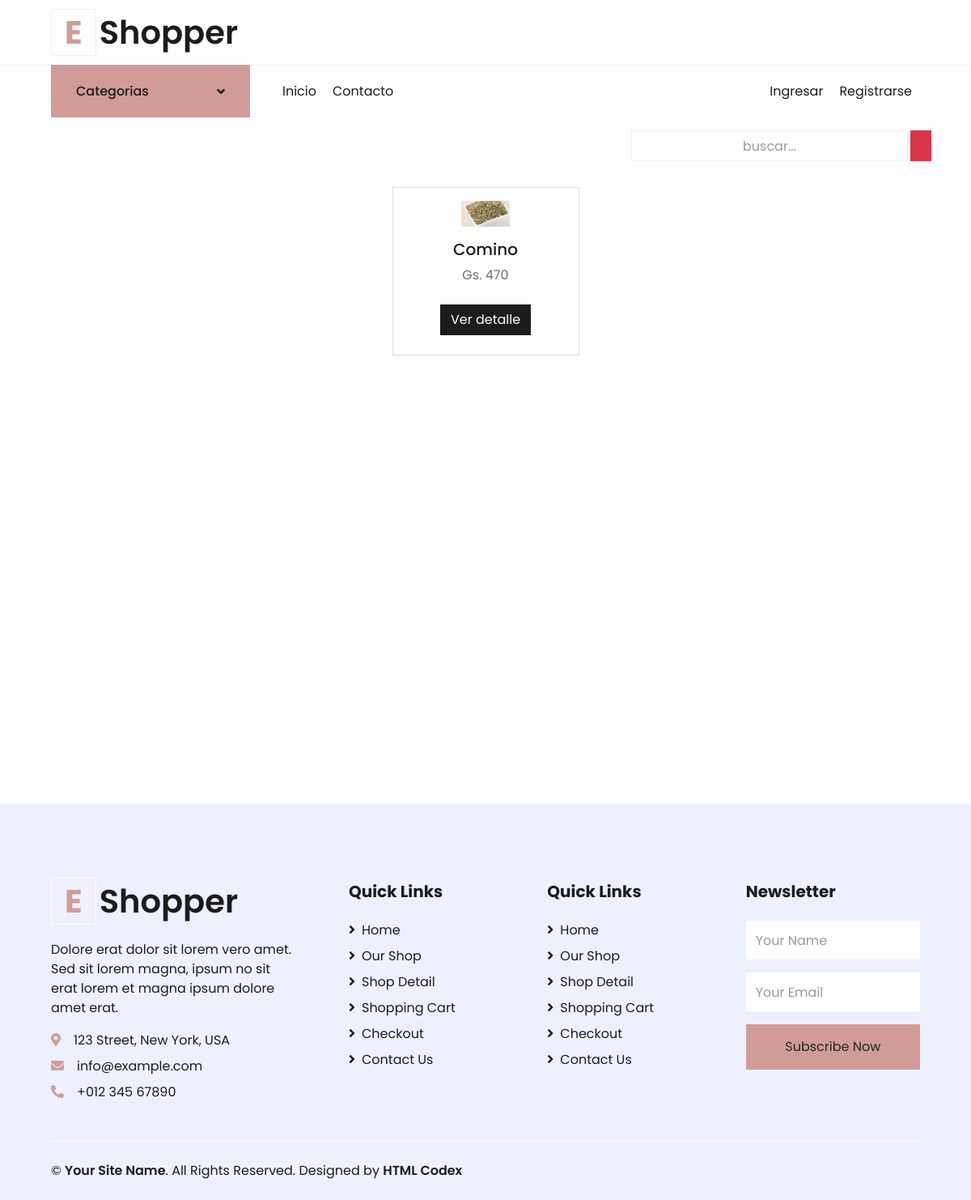
The app's page /, older data.
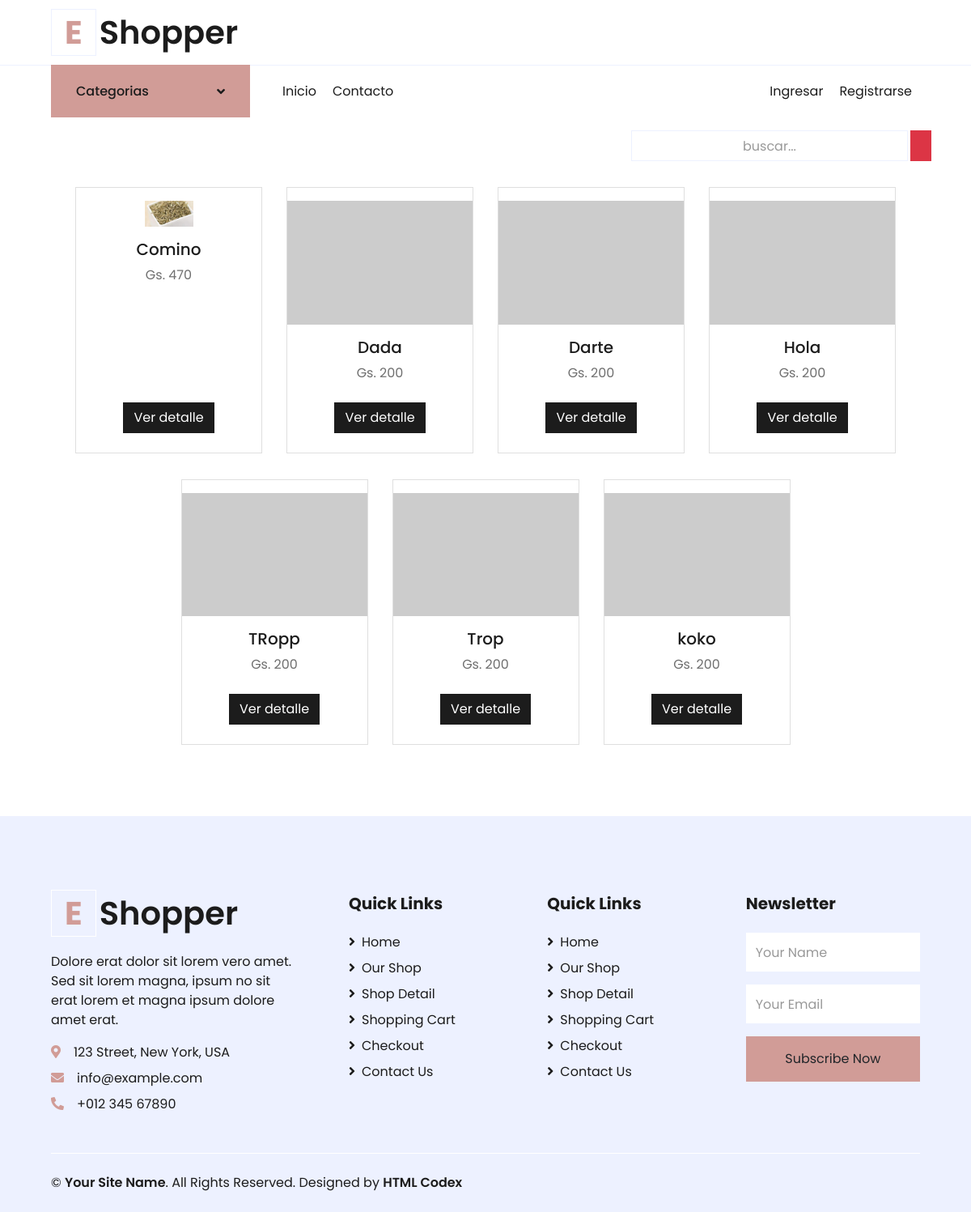
The same page, newer data.
### DistribuidoraApp/models.py (models this page shows, shortened)
class Productos(models.Model):
    nombre = models.CharField(max_length=100)
    imagen = models.ImageField(upload_to='imgproductos/%Y/%m/%d', blank=True)
    descripcion = models.CharField(max_length=500)
    precio = models.IntegerField()
    stock = models.IntegerField(null=True, default=0)
    categoria = models.ForeignKey(Categorias, on_delete=models.PROTECT)
    oferta = models.BooleanField(default=False)
    class Meta:
        db_table = 'productos'
        verbose_name = 'Producto'
        verbose_name_plural = 'Productos'
        ordering = ['id']

### DistribuidoraApp/views.py (the view)
# urls.py: path('', inicio, name="inicio"),
def inicio(request):
    busqueda = request.POST.get("buscador")
    product_list = Productos.objects.order_by('nombre')
    page = request.GET.get('page', 1)
    if busqueda:
        product_list = Productos.objects.filter(
            Q(nombre__icontains = busqueda) |
            Q(descripcion__icontains = busqueda)
        ).distinct()
    try:
        paginator = Paginator(product_list, 12)
        product_list = paginator.page(page)
    except:
        raise Http404
    data = {'entity': product_list,
            'paginator': paginator
    }
    return render(request, 'DistribuidoraApp/index.html', data)

### DistribuidoraApp/context_processors.py (called while the page is built)
def extras(request):
	lista_categorias = Categorias.objects.all().order_by('nombre')
	return {'categorias':lista_categorias}

### DistribuidoraApp/templates/DistribuidoraApp/index.html (shortened to what this page needs)
{% extends 'DistribuidoraApp/base.html' %}
{% load static %}
{% block contenidoPagina %}
<div class="min-vh-100 d-flex flex-colum pb-3">
    <div class="container">
        <div class="pt-3">
            <form class="d-flex d-md-inlne-block form-inline justify-content-end" method="POST" action="">
                <div class="input-group">
                    <input type="text" class="form-control bg-light border-1 small text-center" name="buscador" placeholder="buscar..." value="{{ request.POST.buscador }}">
                    <div class="input-group-append">
                        <button class="btn btn-danger mx-1" type="submit">
                </button>
                    </div>
                </div>
            </form>
        </div>
        <section class="py-2">
            <div class="container px-4 px-lg-5 mt-2 animate__animated animate__fadeIn animate__delay-0.3s">
                <div class="row gx-4 gx-lg-5 row-cols-2 row-cols-md-3 row-cols-xl-4 justify-content-center">
                    {% if entity %} {% for producto in entity %}
                    <div class="col my-3">
                        <div class="card h-100 text-center py-3">
                            {% if producto.imagen %}
                            <img class="mx-auto d-block img-fluid" src="{{ producto.imagen.url }}" alt="producto" width="60px%" /> {% else %}
                            <img class="card-img-top" src="https://dummyimage.com/450x300/dee2e6/6c757d.jpg" alt="sinImagen" /> {% endif %}
                            {% load humanize %}
                            <div class="card-body p-3">
                                <div class="text-center">
                                    <h5 class="fw-bolder">{{ producto.nombre }}</h5>
                                    Gs. {{ producto.precio | intcomma }}
                                </div>
                            </div>
                            <div class="card-footer p-2 pt-2 border-top-0 bg-transparent">
                                <div class="text-center">
                                    <a class="btn btn-dark mt-auto" href="">Ver detalle</a>
                                </div>
                            </div>
                        </div>
                    </div>
                    {% endfor %} {% else %}
                    <div class="text-center text-warning">
                        <h3> No se encontraron Productos!!</h3>
                    </div>
                    {% endif %}
                </div>
            </div>
        </section>
    </div>
</div>
{% endblock %}

### DistribuidoraApp/templates/DistribuidoraApp/base.html (shortened to what this page needs)
{% load static %}
<!DOCTYPE html>
<html lang="en">
<head>
    <link href="https://cdnjs.cloudflare.com/ajax/libs/font-awesome/5.10.0/css/all.min.css" rel="stylesheet">
    <link href="{% static 'lib/owlcarousel/assets/owl.carousel.min.css' %}" rel="stylesheet">
    <link href="{% static 'css/style.css' %}" rel="stylesheet">
</head>
<body>
    <div class="container-fluid">
        <div class="row align-items-center py-3 px-xl-5">
            <div class="col-lg-3 d-none d-lg-block">
                <a href="" class="text-decoration-none">
                    <h1 class="m-0 display-5 font-weight-semi-bold"><span class="text-primary font-weight-bold border px-3 mr-1">E</span>Shopper</h1>
                </a>
            </div>
        </div>
    </div>
    <div class="container-fluid">
        <div class="row border-top px-xl-5">
            <div class="col-lg-3 d-none d-lg-block">
                <a class="btn shadow-none d-flex align-items-center justify-content-between bg-primary text-white w-100" data-toggle="collapse" href="#navbar-vertical" style="height: 65px; margin-top: -1px; padding: 0 30px;">
                    <h6 class="m-0">Categorias</h6>
                    <i class="fa fa-angle-down text-dark"></i>
                </a>
            </div>
            <div class="col-lg-9">
                <nav class="navbar navbar-expand-lg bg-light navbar-light py-3 py-lg-0 px-0">
                    <div class="collapse navbar-collapse justify-content-between" id="navbarCollapse">
                        <div class="navbar-nav mr-auto py-0">
                            <a href="{% url 'inicio' %}" class="nav-item nav-link">Inicio</a>
                            <a href="contact.html" class="nav-item nav-link">Contacto</a>
                        </div>
                        <div class="navbar-nav ml-auto py-0">
                            {% if user.is_authenticated %}
                            <p class="text-dark my-3 mx-2"> Hola, <b>{{user.username}}</b>!</p>
                            <a href="{% url 'logout' %}" class="nav-item nav-link">Cerrar sesión</a>
                            {% else %}
                            <a href="{% url 'login' %}" class="nav-item nav-link">Ingresar</a>
                            <a href="{% url 'register' %}" class="nav-item nav-link">Registrarse</a>
                            {% endif%}
                        </div>
                    </div>
                </nav>
            </div>
        </div>
    </div>
    {% block contenidoPagina %}
    {% endblock %}
    <div class="container-fluid bg-secondary text-dark mt-5 pt-5">
        <div class="row px-xl-5 pt-5">
            <div class="col-lg-4 col-md-12 mb-5 pr-3 pr-xl-5">
                <a href="" class="text-decoration-none">
                    <h1 class="mb-4 display-5 font-weight-semi-bold"><span class="text-primary font-weight-bold border border-white px-3 mr-1">E</span>Shopper</h1>
                </a>
                <p>Dolore erat dolor sit lorem vero amet. Sed sit lorem magna, ipsum no sit erat lorem et magna ipsum dolore amet erat.</p>
                <p class="mb-2"><i class="fa fa-map-marker-alt text-primary mr-3"></i>123 Street, New York, USA</p>
                <p class="mb-2"><i class="fa fa-envelope text-primary mr-3"></i>info@example.com</p>
                <p class="mb-0"><i class="fa fa-phone-alt text-primary mr-3"></i>+012 345 67890</p>
            </div>
            <div class="col-lg-8 col-md-12">
                <div class="row">
                    <div class="col-md-4 mb-5">
                        <h5 class="font-weight-bold text-dark mb-4">Quick Links</h5>
                        <div class="d-flex flex-column justify-content-start">
                            <a class="text-dark mb-2" href="index.html"><i class="fa fa-angle-right mr-2"></i>Home</a>
                            <a class="text-dark mb-2" href="shop.html"><i class="fa fa-angle-right mr-2"></i>Our Shop</a>
                            <a class="text-dark mb-2" href="detail.html"><i class="fa fa-angle-right mr-2"></i>Shop Detail</a>
                            <a class="text-dark mb-2" href="cart.html"><i class="fa fa-angle-right mr-2"></i>Shopping Cart</a>
                            <a class="text-dark mb-2" href="checkout.html"><i class="fa fa-angle-right mr-2"></i>Checkout</a>
                            <a class="text-dark" href="contact.html"><i class="fa fa-angle-right mr-2"></i>Contact Us</a>
                        </div>
                    </div>
                    <div class="col-md-4 mb-5">
                        <h5 class="font-weight-bold text-dark mb-4">Quick Links</h5>
                        <div class="d-flex flex-column justify-content-start">
                            <a class="text-dark mb-2" href="index.html"><i class="fa fa-angle-right mr-2"></i>Home</a>
                            <a class="text-dark mb-2" href="shop.html"><i class="fa fa-angle-right mr-2"></i>Our Shop</a>
                            <a class="text-dark mb-2" href="detail.html"><i class="fa fa-angle-right mr-2"></i>Shop Detail</a>
                            <a class="text-dark mb-2" href="cart.html"><i class="fa fa-angle-right mr-2"></i>Shopping Cart</a>
                            <a class="text-dark mb-2" href="checkout.html"><i class="fa fa-angle-right mr-2"></i>Checkout</a>
                            <a class="text-dark" href="contact.html"><i class="fa fa-angle-right mr-2"></i>Contact Us</a>
                        </div>
                    </div>
                    <div class="col-md-4 mb-5">
                        <h5 class="font-weight-bold text-dark mb-4">Newsletter</h5>
                        <form action="">
                            <div class="form-group">
                                <input type="text" class="form-control border-0 py-4" placeholder="Your Name" required="required" />
                            </div>
                            <div class="form-group">
                                <input type="email" class="form-control border-0 py-4" placeholder="Your Email"
                                    required="required" />
                            </div>
                            <div>
                                <button class="btn btn-primary btn-block border-0 py-3" type="submit">Subscribe Now</button>
                            </div>
                        </form>
                    </div>
                </div>
            </div>
        </div>
        <div class="row border-top border-light mx-xl-5 py-4">
            <div class="col-md-6 px-xl-0">
                <p class="mb-md-0 text-center text-md-left text-dark">
                    &copy; <a class="text-dark font-weight-semi-bold" href="#">Your Site Name</a>. All Rights Reserved. Designed
                    by
                    <a class="text-dark font-weight-semi-bold" href="https://htmlcodex.com">HTML Codex</a>
                </p>
            </div>
            <div class="col-md-6 px-xl-0 text-center text-md-right">
            </div>
        </div>
    </div>
</body>
</html>

Row changes from the older to the newer data that the page shows:
added Productos: nombre "Dada", precio "200"
added Productos: nombre "Darte", precio "200"
added Productos: nombre "Hola", precio "200"
added Productos: nombre "TRopp", precio "200"
added Productos: nombre "Trop", precio "200"
added Productos: nombre "koko", precio "200"
